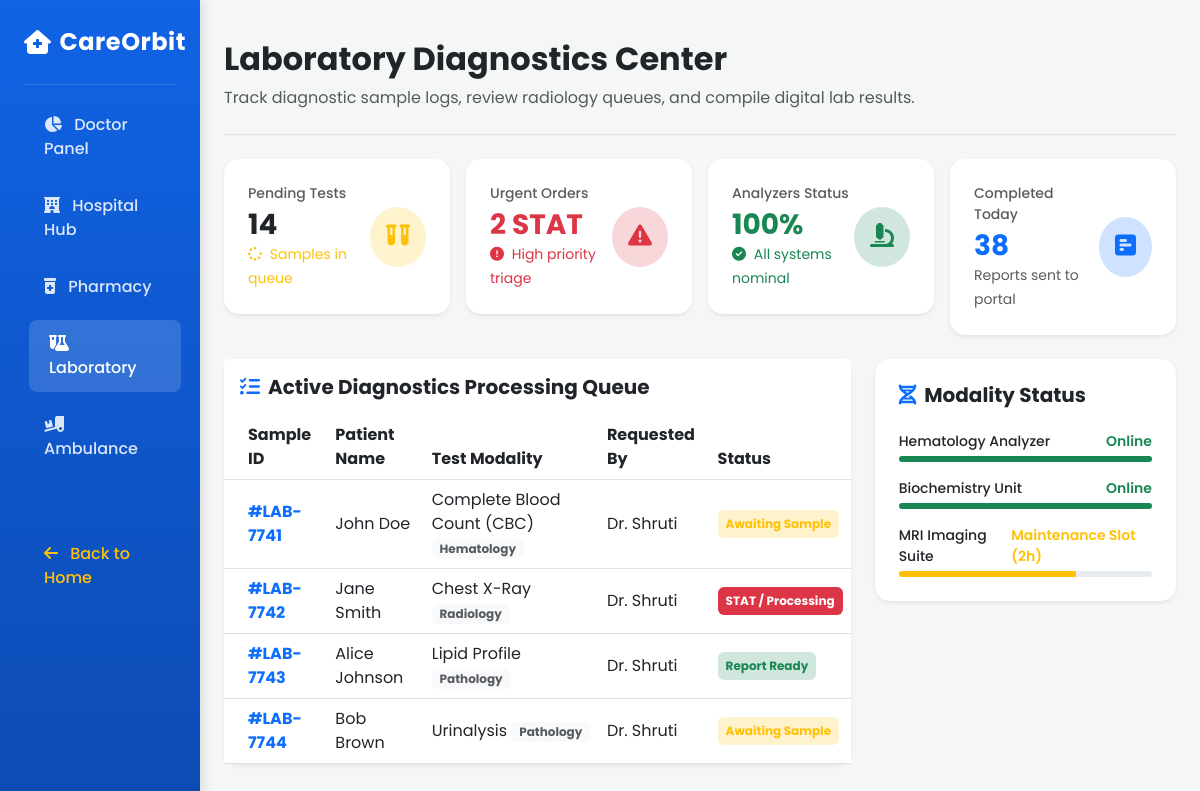
/laboratory-dashboard, run on the app's committed database.
### models.py (models this page shows)
class LabTest(db.Model):
    id = db.Column(db.Integer, primary_key=True)
    patient_name = db.Column(db.String(100), nullable=False)
    test_name = db.Column(db.String(100), nullable=False)
    category = db.Column(db.String(100), nullable=False) # e.g., Hematology, Radiology, Pathology
    status = db.Column(db.String(50), nullable=False, default="Pending") # Pending, Processing, Completed
    date_requested = db.Column(db.String(50), nullable=False)

### app.py (the view)
@app.route("/laboratory-dashboard")
def laboratory_dashboard():
    try:
        from models import LabTest
        lab_tests = LabTest.query.all()
        total_tests = len(lab_tests)
        pending_tests = LabTest.query.filter_by(status="Pending").count()
        processing_tests = LabTest.query.filter_by(status="Processing").count()
    except Exception:
        lab_tests = []
        total_tests = 0
        pending_tests = 0
        processing_tests = 0
    return render_template(
        "laboratory_dashboard.html",
        lab_tests=lab_tests,
        total_tests=total_tests,
        pending_tests=pending_tests,
        processing_tests=processing_tests
    )

### templates/laboratory_dashboard.html (shortened to what this page needs)
<!DOCTYPE html>
<html lang="en">
<head>
    <link href="https://cdn.jsdelivr.net/npm/bootstrap@5.3.0/dist/css/bootstrap.min.css" rel="stylesheet">
    <link rel="stylesheet" href="https://cdnjs.cloudflare.com/ajax/libs/font-awesome/6.4.0/css/all.min.css">
</head>
<body>
<div class="container-fluid">
    <div class="row">
        <nav class="col-md-3 col-lg-2 d-md-block sidebar collapse p-4">
            <div class="sidebar-brand d-flex align-items-center mb-4">
                <i class="fa-solid fa-house-medical me-2"></i>
                <span>CareOrbit</span>
            </div>
            <hr class="text-white-50">
            <ul class="nav flex-column gap-1">
                <li class="nav-item">
                    <a class="nav-link" href="/doctor-dashboard"><i class="fa-solid fa-chart-pie me-2"></i> Doctor Panel</a>
                </li>
                <li class="nav-item">
                    <a class="nav-link" href="/hospital-dashboard"><i class="fa-solid fa-hotel me-2"></i> Hospital Hub</a>
                </li>
                <li class="nav-item">
                    <a class="nav-link" href="/pharmacy-dashboard"><i class="fa-solid fa-prescription-bottle-medical me-2"></i> Pharmacy</a>
                </li>
                <li class="nav-item">
                    <a class="nav-link active" href="#"><i class="fa-solid fa-flask-vial me-2"></i> Laboratory</a>
                </li>
                <li class="nav-item">
                    <a class="nav-link" href="#"><i class="fa-solid fa-truck-ramp-box me-2"></i> Ambulance</a>
                </li>
                <li class="nav-item mt-5">
                    <a class="nav-link text-warning" href="/"><i class="fa-solid fa-arrow-left me-2"></i> Back to Home</a>
                </li>
            </ul>
        </nav>
        <main class="col-md-9 ms-sm-auto col-lg-10 px-md-4 py-4">
            <div class="d-flex justify-content-between flex-wrap flex-md-nowrap align-items-center pt-3 pb-2 mb-4 border-bottom">
                <div>
                    <h1 class="h2 fw-bold text-dark">Laboratory Diagnostics Center</h1>
                    <p class="text-muted">Track diagnostic sample logs, review radiology queues, and compile digital lab results.</p>
                </div>
            </div>
            <div class="row g-3 mb-4">
                <div class="col-md-3 col-sm-6">
                    <div class="card lab-card p-4 shadow-sm">
                        <div class="d-flex justify-content-between align-items-center">
                            <div>
                                <span class="text-muted small fw-medium d-block">Pending Tests</span>
                                <h3 class="fw-bold text-dark mt-1 mb-0">14</h3>
                                <span class="text-warning small"><i class="fa-solid fa-spinner fa-spin me-1"></i> Samples in queue</span>
                            </div>
                            <div class="bg-warning-subtle p-3 rounded-circle text-warning">
                                <i class="fa-solid fa-vials fs-4"></i>
                            </div>
                        </div>
                    </div>
                </div>
                <div class="col-md-3 col-sm-6">
                    <div class="card lab-card p-4 shadow-sm">
                        <div class="d-flex justify-content-between align-items-center">
                            <div>
                                <span class="text-muted small fw-medium d-block">Urgent Orders</span>
                                <h3 class="fw-bold text-danger mt-1 mb-0">2 STAT</h3>
                                <span class="text-danger small"><i class="fa-solid fa-circle-exclamation me-1"></i> High priority triage</span>
                            </div>
                            <div class="bg-danger-subtle p-3 rounded-circle text-danger">
                                <i class="fa-solid fa-triangle-exclamation fs-4"></i>
                            </div>
                        </div>
                    </div>
                </div>
                <div class="col-md-3 col-sm-6">
                    <div class="card lab-card p-4 shadow-sm">
                        <div class="d-flex justify-content-between align-items-center">
                            <div>
                                <span class="text-muted small fw-medium d-block">Analyzers Status</span>
                                <h3 class="fw-bold text-success mt-1 mb-0">100%</h3>
                                <span class="text-success small"><i class="fa-solid fa-circle-check me-1"></i> All systems nominal</span>
                            </div>
                            <div class="bg-success-subtle p-3 rounded-circle text-success">
                                <i class="fa-solid fa-microscope fs-4"></i>
                            </div>
                        </div>
                    </div>
                </div>
                <div class="col-md-3 col-sm-6">
                    <div class="card lab-card p-4 shadow-sm">
                        <div class="d-flex justify-content-between align-items-center">
                            <div>
                                <span class="text-muted small fw-medium d-block">Completed Today</span>
                                <h3 class="fw-bold text-primary mt-1 mb-0">38</h3>
                                <span class="text-muted small">Reports sent to portal</span>
                            </div>
                            <div class="bg-primary-subtle p-3 rounded-circle text-primary">
                                <i class="fa-solid fa-square-poll-horizontal fs-4"></i>
                            </div>
                        </div>
                    </div>
                </div>
            </div>
            <div class="row g-4">
                <div class="col-lg-8">
                    <div class="card lab-card shadow-sm">
                        <div class="card-header bg-white py-3 border-0">
                            <h5 class="m-0 fw-bold text-dark"><i class="fa-solid fa-list-check text-primary me-2"></i>Active Diagnostics Processing Queue</h5>
                        </div>
                        <div class="card-body p-0">
                            <div class="table-responsive">
                                <table class="table table-hover align-middle mb-0">
                                    <thead>
                                        <tr>
                                            <th class="ps-4">Sample ID</th>
                                            <th>Patient Name</th>
                                            <th>Test Modality</th>
                                            <th>Requested By</th>
                                            <th>Status</th>
                                        </tr>
                                    </thead>
        {% for test in lab_tests %}
        <tr>
            <td class="ps-4 fw-bold text-primary">#LAB-77{{ test.id + 40 }}</td>
            <td>{{ test.patient_name }}</td>
            <td>{{ test.test_name }} <span class="badge bg-light text-muted small">{{ test.category }}</span></td>
            <td>Dr. Shruti</td>
            <td>
                {% if test.status == 'Pending' %}
                    <span class="badge bg-warning-subtle text-warning p-2">Awaiting Sample</span>
                {% elif test.status == 'Processing' or test.status == 'STAT/Processing' %}
                    <span class="badge bg-danger text-white p-2 animate-pulse">STAT / Processing</span>
                {% else %}
                    <span class="badge bg-success-subtle text-success p-2">Report Ready</span>
                {% endif %}
            </td>
        </tr>
        {% else %}
        <tr>
            <td colspan="5" class="text-center text-muted py-4">No active lab requests found in processing queue.</td>
        </tr>
        {% endfor %}
                                </table>
                            </div>
                        </div>
                    </div>
                </div>
                <div class="col-lg-4">
                    <div class="card lab-card p-4 shadow-sm">
                        <h5 class="fw-bold text-dark mb-4"><i class="fa-solid fa-dna text-primary me-2"></i>Modality Status</h5>
                        <div class="d-flex flex-column gap-3">
                            <div>
                                <div class="d-flex justify-content-between align-items-center mb-1">
                                    <span class="text-dark fw-medium small">Hematology Analyzer</span>
                                    <span class="text-success small fw-semibold">Online</span>
                                </div>
                                <div class="progress" style="height: 6px;">
                                    <div class="progress-bar bg-success" role="progressbar" style="width: 100%"></div>
                                </div>
                            </div>
                            <div>
                                <div class="d-flex justify-content-between align-items-center mb-1">
                                    <span class="text-dark fw-medium small">Biochemistry Unit</span>
                                    <span class="text-success small fw-semibold">Online</span>
                                </div>
                                <div class="progress" style="height: 6px;">
                                    <div class="progress-bar bg-success" role="progressbar" style="width: 100%"></div>
                                </div>
                            </div>
                            <div>
                                <div class="d-flex justify-content-between align-items-center mb-1">
                                    <span class="text-dark fw-medium small">MRI Imaging Suite</span>
                                    <span class="text-warning small fw-semibold">Maintenance Slot (2h)</span>
                                </div>
                                <div class="progress" style="height: 6px;">
                                    <div class="progress-bar bg-warning" role="progressbar" style="width: 70%"></div>
                                </div>
                            </div>
                        </div>
                    </div>
                </div>
            </div>
        </main>
    </div>
</div>
</body>
</html>

### templates/laboratory_dashboard.html (style rules this page uses)
body { font-family: 'Poppins', sans-serif; background-color: #f4f7f6; }
.sidebar { min-height: 100vh; background: linear-gradient(180deg, #1063e5 0%, #0d4bb3 100%); color: white; box-shadow: 4px 0 10px rgba(0,0,0,0.1); }
.sidebar .nav-link { color: rgba(255, 255, 255, 0.85); font-weight: 500; padding: 12px 20px; border-radius: 8px; transition: all 0.3s ease; margin-bottom: 5px; }
.sidebar .nav-link:hover, .sidebar .nav-link.active { color: white; background-color: rgba(255, 255, 255, 0.15); transform: translateX(5px); }
.sidebar-brand { font-size: 1.5rem; font-weight: 700; letter-spacing: 0.5px; }
.lab-card { border: none; border-radius: 15px; background: white; transition: transform 0.2s ease, box-shadow 0.2s ease; }

### data on the page
LabTest: id "41", patient_name "John Doe", test_name "Complete Blood Count (CBC)", category "Hematology", status "Awaiting Sample"
LabTest: id "42", patient_name "Jane Smith", test_name "Chest X-Ray", category "Radiology", status "STAT / Processing"
LabTest: id "43", patient_name "Alice Johnson", test_name "Lipid Profile", category "Pathology", status "Report Ready"
LabTest: id "44", patient_name "Bob Brown", test_name "Urinalysis", category "Pathology", status "Awaiting Sample"
